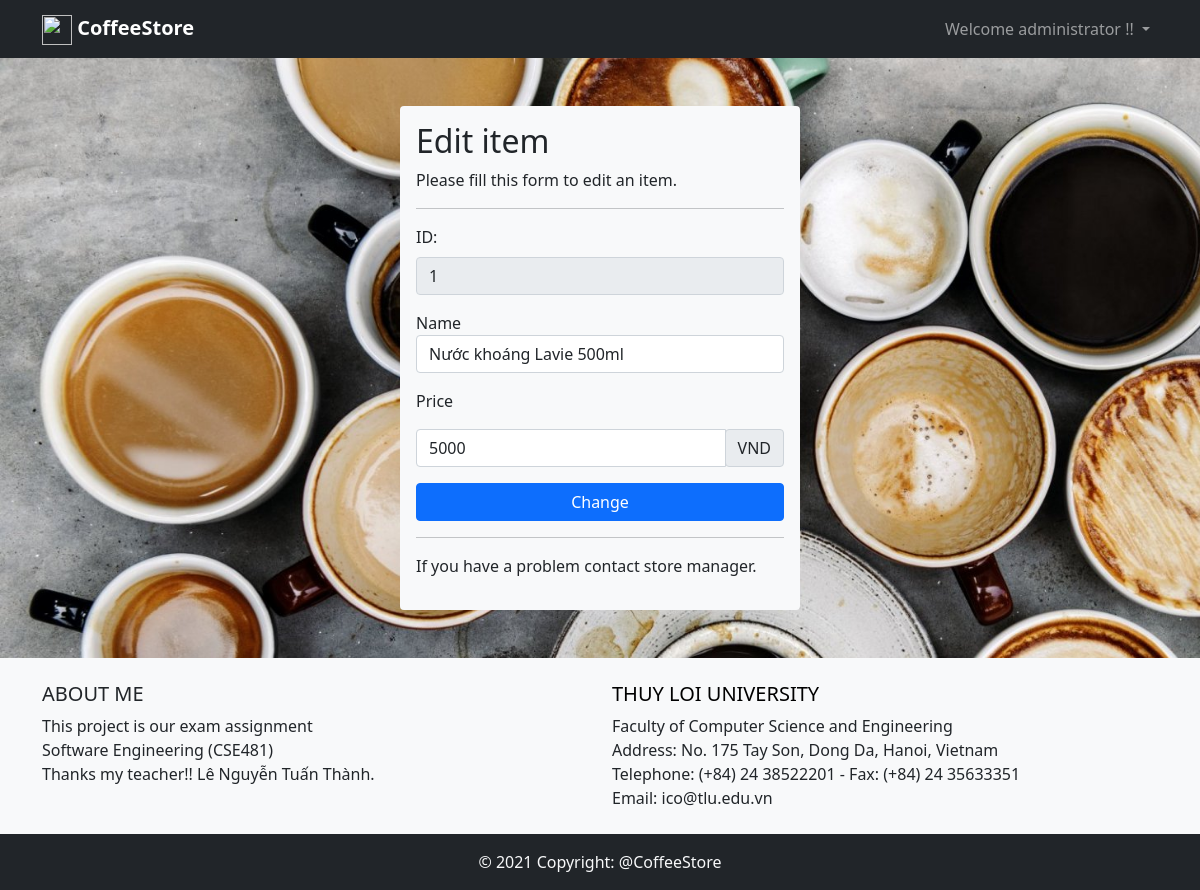
The page /edit-item.php?ID=1 (signed in) on the database its author committed.
### tables this page shows
CREATE TABLE `employee` (
  `empl_id` int(11) UNSIGNED NOT NULL,
  `fullname` varchar(32) NOT NULL,
  `gender` enum('male','female') NOT NULL,
  `phoneNumber` int(10) UNSIGNED DEFAULT NULL,
  `address` varchar(200) DEFAULT NULL,
  `wages` bigint(20) UNSIGNED DEFAULT NULL,
  `status` tinyint(2) UNSIGNED NOT NULL DEFAULT 1,
  `user_id` int(11) UNSIGNED NOT NULL
);

CREATE TABLE `menu` (
  `item_id` int(11) UNSIGNED NOT NULL,
  `name` varchar(200) NOT NULL,
  `price` bigint(20) UNSIGNED NOT NULL,
  `status` tinyint(2) UNSIGNED NOT NULL DEFAULT 1
);

### edit-item.php (the view, shortened to what this page needs)
<!DOCTYPE html>
<html lang="en">
<head>
    <link href="https://cdn.jsdelivr.net/npm/bootstrap@5.0.0-beta1/dist/css/bootstrap.min.css" rel="stylesheet">
    <link rel="stylesheet" href="css/style.css">
</head>
<body>
    <?php include('nav-bar.php'); ?>
    <?php
    include("connection.php");
    if (isset($_POST['Edit'])) {
        $id = $_POST['ID'];
        $name = trim($_POST['name-input']);
        $price = $_POST['price-input'];
        $sql = "UPDATE `menu` SET `name`='$name', `price`=$price WHERE `item_id` = $id;";
        echo  $sql;
        $query = mysqli_query($conn, $sql);
        if ($query) {
            header("location:manage-menu.php");
        } else {
            header("$sql Lỗi khi thêm!! $conn->error");
        }
        mysqli_close($conn);
    } else {
        include "connection.php";
        $sql = "SELECT * FROM `menu` WHERE `item_id` = $_GET[ID]";
        $result = mysqli_query($conn, $sql);
        $item = mysqli_fetch_row($result);
    }
    ?>
    <div class="bg-light rounded mx-auto my-5 p-3" style="width: 400px;">
        <h2>Edit item</h2>
        <p>Please fill this form to edit an item.</p>
        <hr>
        <form method="POST" action="edit-item.php">
            <div class="my-3">
                <label for="ID" class="form-label">ID: </label>
                <input type="text" class="form-control" name="ID" value="<?php echo $item[0] ?>" readonly>
            </div>
            <div class="my-3">
                <label for="name-input">Name</label>
                <input type="text" class="form-control" name="name-input" placeholder="Enter name" minlength="3" maxlength="200" value="<?php echo $item[1]; ?>" required>
            </div>
            <label for="price-input">Price</label>
            <div class="input-group my-3">
                <input type="number" class="form-control" name="price-input" placeholder="Enter price" min="1000" max="99999999999999999999" step="1000" value="<?php echo $item[2]; ?>" required>
                <div class="input-group-append">
                    <span class="input-group-text">VND</span>
                </div>
            </div>
            <div class="d-grid gap-2 my-3">
                <button type="button" class="btn btn-primary" data-bs-toggle="modal" data-bs-target="#confirmModal">Change</button>
            </div>
            <hr>
            <p>If you have a problem contact store manager.</p>
        </form>
    </div>
    <?php include("footer.php"); ?>
</body>
</html>

### nav-bar.php (shortened to what this page needs)
<nav class="navbar navbar-expand-lg navbar-dark bg-dark">
    <div class="container">
        <a class="navbar-brand" href="index.php"><img src="img/iconlogo.png" width="30" height="30" alt=""> <strong>CoffeeStore</strong></a>
        <div class="collapse navbar-collapse" id="navbarSupportedContent">
            <ul class="nav navbar-nav ms-auto">
                <?php
                if (!isset($_SESSION['logined'])) { ?>
                    <li class='nav-item'>
                        <a class='nav-link' href="login.php">Sign In</a>
                    </li>
                <?php } else {
                    include("connection.php");
                    $result = mysqli_query($conn, "SELECT `employee`.`fullname`, `accounts`.`permisson` FROM `accounts` INNER JOIN `employee` ON `accounts`.`user_id` = `employee`.`user_id` WHERE `accounts`.`user_id` = " . $_SESSION['logined']);
                    $user = mysqli_fetch_row($result);
                ?>
                    <li class="nav-item dropdown">
                        <a class="nav-link dropdown-toggle" href="#" id="navbarDropdown" role="button" data-bs-toggle="dropdown" aria-expanded="false">
                            Welcome <?php echo $user[0]; ?> !!
                        </a>
                    </li>
                <?php } ?>
            </ul>
        </div>
    </div>
</nav>

### css/style.css (style rules this page uses)
body { background-image: url(../img/background.jpg); background-position: middle; background-repeat: no-repeat; background-attachment: fixed; background-size: cover; margin: 0; display: flex; flex-direction: column; min-height: 100vh; }

### rows shown on the page
employee: fullname "administrator"
menu: ID "1", name-input "Nước khoáng Lavie 500ml", price-input "5000"
